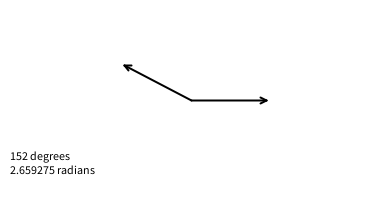
Frame 1 (no input)
Frame 60 (the mouse pressed at the canvas centre just before this capture): identical to frame 1, image omitted
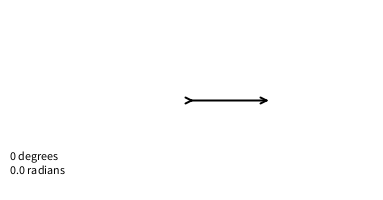
Frame 120 (the mouse held since frame 60 and released just before this capture)

The Processing sketch that drew these frames (run headless with seeded random() and noise(); from frame 60 on, the mouse is pressed at the canvas centre):

// Processing sketch: Exercise_6_09_AngleBetween
// ── Exercise_6_09_AngleBetween.pde
// The Nature of Code
// Daniel Shiffman
// http://natureofcode.com

// Angle Between Two Vectors
// Using the dot product to compute the angle between two vectors

void setup() {
  size(383, 200);
  smooth();
}

void draw() {
  background(255);

  // A "vector" (really a point) to store the mouse location and screen center location
  PVector mouseLoc = new PVector(mouseX, mouseY);
  PVector centerLoc = new PVector(width/2, height/2);  

  // Aha, a vector to store the displacement between the mouse and center
  PVector v = PVector.sub(mouseLoc, centerLoc);
  v.normalize();
  v.mult(75);

  PVector xaxis = new PVector(75, 0);
  // Render the vector
  drawVector(v, centerLoc, 1.0);
  drawVector(xaxis, centerLoc, 1.0);


  float theta = PVector.angleBetween(v, xaxis);

  fill(0);
  text(int(degrees(theta)) + " degrees\n" + theta + " radians", 10, 160);
}

// Renders a vector object 'v' as an arrow and a location 'loc'
void drawVector(PVector v, PVector loc, float scayl) {
  pushMatrix();
  float arrowsize = 6;
  // Translate to location to render vector
  translate(loc.x, loc.y);
  stroke(0);
  strokeWeight(2);
  // Call vector heading function to get direction (pointing up is a heading of 0)
  rotate(v.heading2D());
  // Calculate length of vector & scale it to be bigger or smaller if necessary
  float len = v.mag()*scayl;
  // Draw three lines to make an arrow 
  line(0, 0, len, 0);
  line(len, 0, len-arrowsize, +arrowsize/2);
  line(len, 0, len-arrowsize, -arrowsize/2);
  popMatrix();
}
